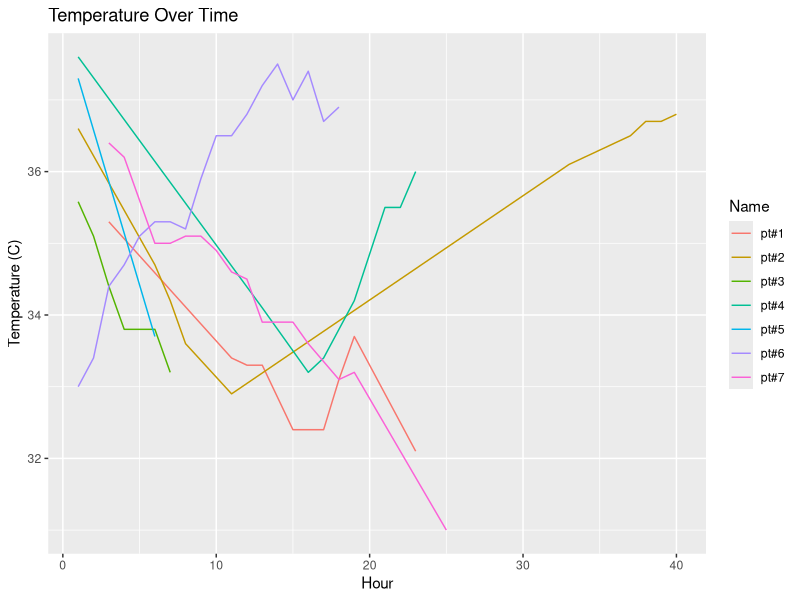
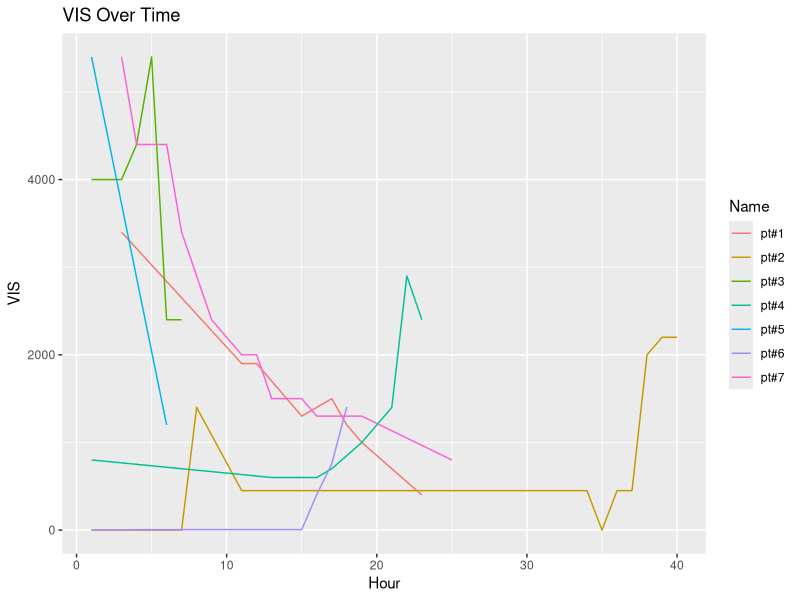
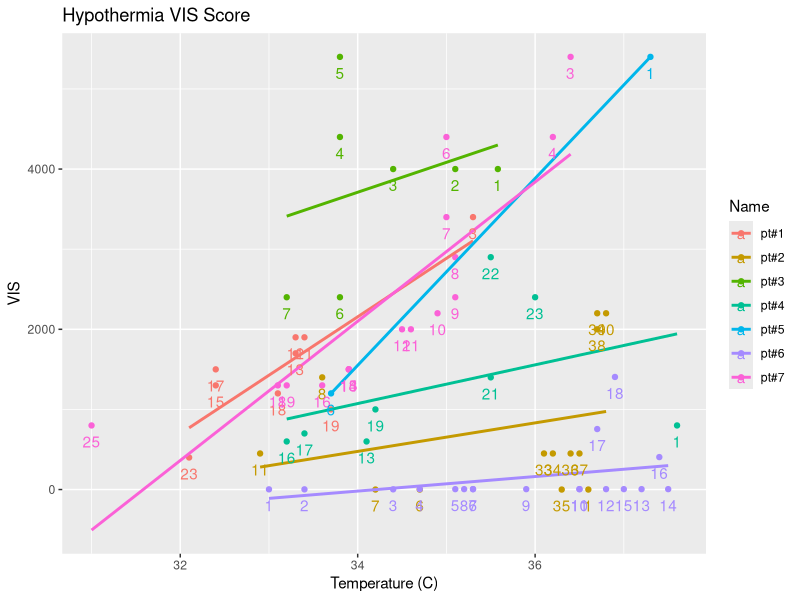

Write R code to recreate these figures, in order.
## ---- chunk 1
# Working with cleaned and deidentified data. Saved within this repository.
df <- read.csv("./prot-hypothermia.csv")

require(ggplot2)
knitr::opts_chunk$set(fig.width=10, fig.height=6) 

## ---- chunk 2
head(df)
dt <- df[is.na(df$Temp) == F & is.na(df$VIS) == F,]
## ---- chunk 3
dt <- dt[dt$Name != "pt#8",]
dt$Name <- factor(dt$Name)
rm(df)
## ---- chunk 4

ggplot(data=dt, aes(x = Hour, y = Temp, color = Name)) + 
     geom_line() +
     labs(x= "Hour", y= "Temperature (C)", title = "Temperature Over Time")

ggplot(data=dt, aes(x = Hour, y = VIS, color = Name)) + 
     geom_line() +
     labs(x= "Hour", y= "VIS", title = "VIS Over Time")

ggplot(data=dt, aes(x = Temp, y = VIS, color = Name)) + 
     geom_point() +
     geom_smooth(method = "lm", se = FALSE) +
     geom_text(aes(label = Hour), position = position_nudge(y = -200)) +
     labs(x= "Temperature (C)", y= "VIS", title = "Hypothermia VIS Score")
